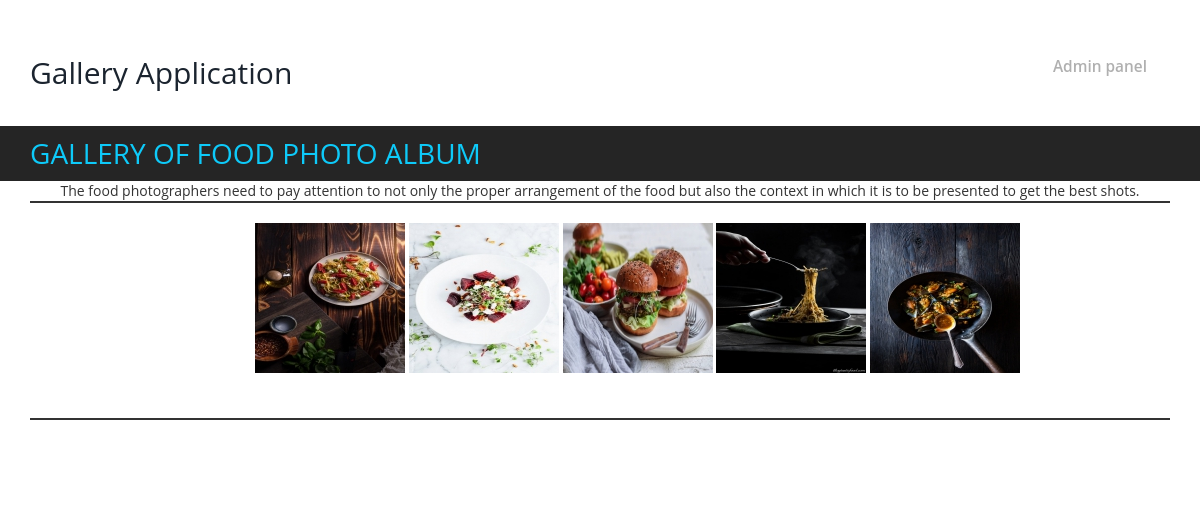
The page /gallery/gallery.php?id=14 on the database its author committed.
### tables this page shows
CREATE TABLE `tbl_album` (
  `albumid` int(10) NOT NULL,
  `name` varchar(500) NOT NULL,
  `adesc` varchar(1000) NOT NULL,
  `image` varchar(500) NOT NULL,
  `date` datetime NOT NULL,
  `status` varchar(10) NOT NULL
);

CREATE TABLE `tbl_gallery` (
  `gid` int(10) NOT NULL,
  `aid` int(10) NOT NULL,
  `gname` varchar(1000) NOT NULL,
  `gimages` varchar(1000) NOT NULL,
  `date` datetime NOT NULL,
  `status` varchar(20) NOT NULL
);

### gallery/gallery.php (the view, shortened to what this page needs)
<?php $aid=$_REQUEST['id']; ?>
<!DOCTYPE html>
<html lang="en">
<head>
	<link href="css/bootstrap.css" rel='stylesheet' type='text/css' />
<link href="css/style.css" rel="stylesheet" type="text/css" media="all" />
    <link href="litebox-master/assets/css/litebox.css" rel="stylesheet" type="text/css" media="all" />
	<link href="stylesheets/styles.css" rel="stylesheet" type="text/css">
	<link rel="stylesheet" href="pe-icon-7-stroke/css/pe-icon-7-stroke.css">
	<link rel="stylesheet" href="pe-icon-7-stroke/css/helper.css">
</head>
<body>
<div class="header">
	 <div class="container">
		 <div class="logo">
			  <a href="index.php"><h2>Gallery Application</h2></a>
		 </div>
		 <div class="top-menu">
				<ul>
                     <li><a href="admin/login.php">Admin panel</a></li>
				 </ul>
		 </div>
	 </div>
</div>
<div class="gallery-head">
                   <?php
							include 'connect.php';
							$sql = "SELECT * FROM tbl_album where albumid='$aid'";
							$rs_result = mysqli_query ($con,$sql);
while ($row = mysqli_fetch_assoc($rs_result))
{
$aname=$row['name'];
$adesc=$row['adesc'];
?>
	 <div class="gallery-info">
		 <div class="container">
			 <h2>Gallery Of <?php echo "$aname"; ?> </h2>
		 </div>
	 </div>
		<div class="container">
			<div class="one-whole text-center">
            <p><?php echo "$adesc"; ?></p>
				<?php } ?>
                <hr style="border:solid 1px;margin-top:0px;">
<p style="margin-left:75px">
				<?php
		include "connect.php";
$sql = "SELECT * FROM tbl_gallery where aid=$aid and status='process'";
$result = mysqli_query($con,$sql);
while($row = mysqli_fetch_array($result))
{
$gimage=$row['gimages'];
?>
<?php	echo "<a href='admin/gupload/$gimage' target='_self' class='inline-block litebox' data-litebox-group='group-1'><img src='admin/gcatch/$gimage' class='inline-block' /></a> ";?>
<?php } ?>
</p>
</div>
</div>
</div>
<div class="bottom_footer_section">
	<div class="container">
	<div class="sixteen columns bottom_line_dev">
<br/><br/>
<hr style="border:solid 1px;margin-top:0px">
<br/>
<br/>
<br/>
		</div>
	</div>
</div>
<div class="footer">
</div>
</body>
</html>

### gallery/css/style.css (style rules this page uses)
body { margin:0; padding:0; background:#fff; font-family: 'Open Sans', sans-serif; background-image: url('DOTCODE-GALLERY\images.jpg'); }
body a { transition:0.5s all; -webkit-transition:0.5s all; -moz-transition:0.5s all; -o-transition:0.5s all; -ms-transition:0.5s all; }
h1,h2,h3,h4,h5,h6 { margin:0; }
p { margin:0; }
ul { margin:0; padding:0; }
.header { padding-top:4em; }
.logo { float:left; }
.logo a { display:inline-block }
.top-menu { float:right; }
.top-menu ul li { display:inline-block; }
.top-menu ul li a { display:block; font-size:1.1em; color:#b0b0b0; margin:0 0.5em; text-decoration:none; padding:0 1em 3em 1em; border-bottom:2.5px solid #fff; font-weight:600; }
.footer { padding:3% 0; }
.about-info,.gallery-info,.error-info,.contact-info { background:#252525; padding:1% 0; }
.about h2,.gallery-head h2,.error-info h2,.contact-info h2 { color:#0ecaf9; font-size:2em; text-transform:uppercase; display:inline-block; }

### rows shown on the page
tbl_album: name "FOOD PHOTO ALBUM", adesc "The food photographers need to pay attention to not only the proper arrangement of the food but also the context in which it is to be presented to get the best shots."
tbl_gallery: gimages (picture)
tbl_gallery: gimages (picture)
tbl_gallery: gimages (picture)
tbl_gallery: gimages (picture)
tbl_gallery: gimages (picture)
